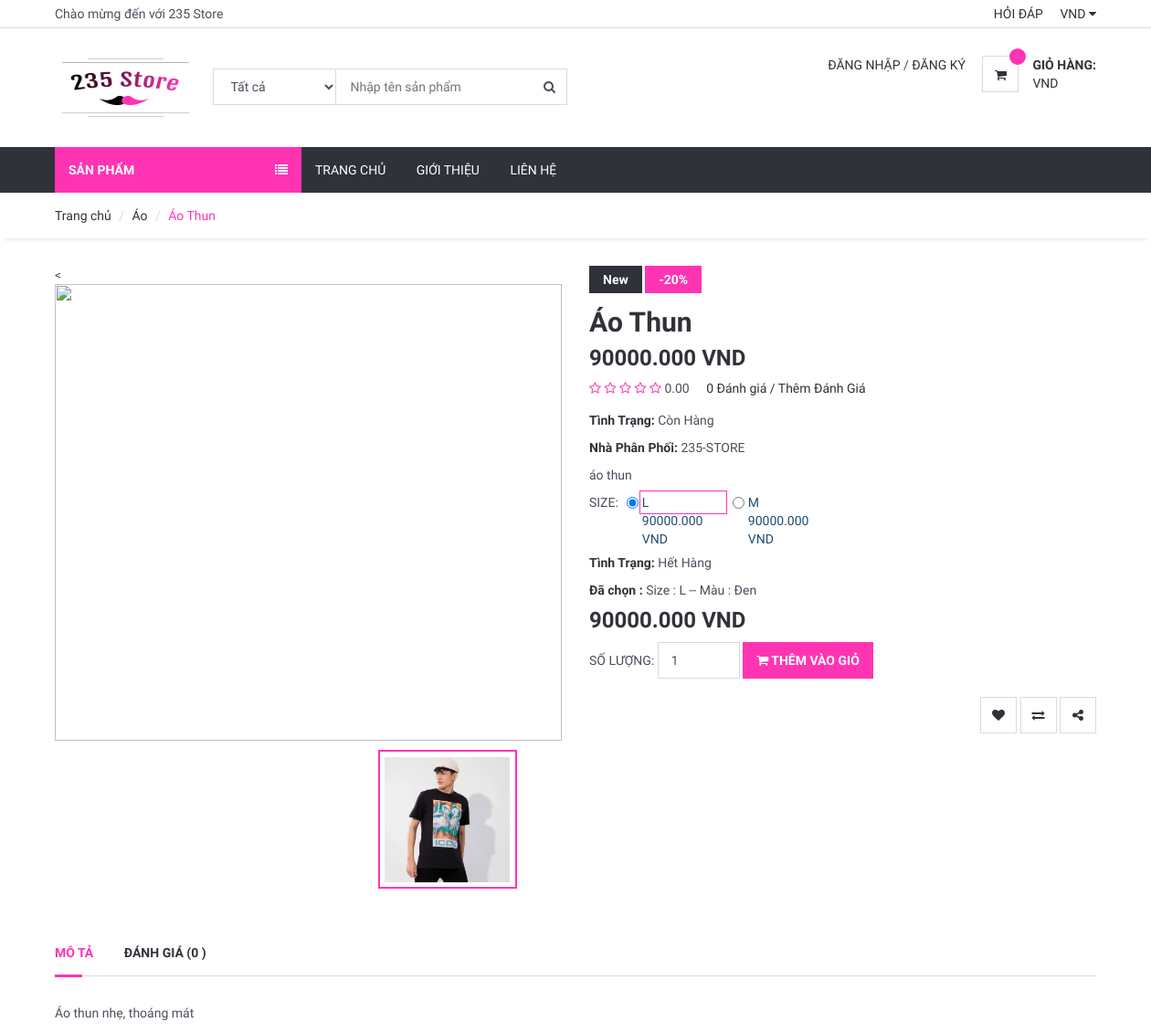
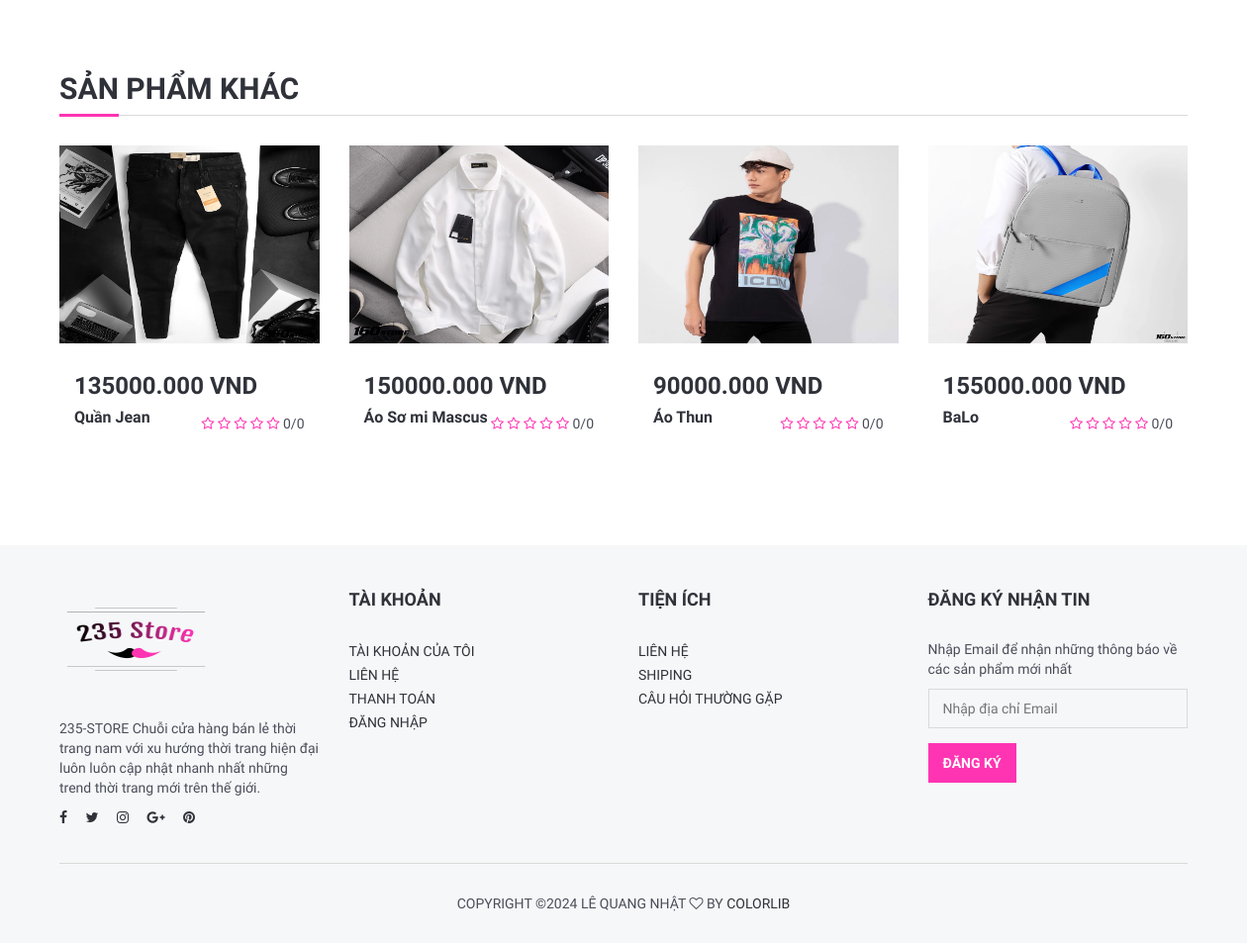
Page /product/1/ao-thun/ on the committed database (2 pictures, top to bottom).
### product/models.py (models this page shows, shortened)
class Product(models.Model):
    STATUS = (
        ('True', 'True'),
        ('False', 'False'),
    )
    VARIANTS = (
        ('None', 'None'),
        ('Size', 'Size'),
        ('Color', 'Color'),
        ('Size-Color', 'Size-Color'),
    )
    category = models.ForeignKey(Category, on_delete=models.CASCADE) #many to one relation with Category
    title = models.CharField(max_length=150)
    keywords = models.CharField(max_length=255)
    description = models.TextField(max_length=255)
    image=models.ImageField(upload_to='images/',null=False)
    price = models.DecimalField(max_digits=12, decimal_places=3,default=0)
    amount=models.IntegerField(default=0)
    minamount=models.IntegerField(default=3)
    variant=models.CharField(max_length=10,choices=VARIANTS, default='None')
    detail=RichTextUploadingField()
    slug = models.SlugField(null=False, unique=True)
    status=models.CharField(max_length=10,choices=STATUS)
    create_at=models.DateTimeField(auto_now_add=True)
    update_at=models.DateTimeField(auto_now=True)
    def image_tag(self):
            return mark_safe('<img src="{}" height="50"/>'.format(self.image.url))
    image_tag.short_description='Image'
    def avaregereview(self):
        reviews = Comment.objects.filter(product=self, status='New').aggregate(avarage=Avg('rate'))
        avg = 0
        if reviews["avarage"] is not None:
            avg = float(reviews["avarage"])
        return avg
    def countreview(self):
        reviews = Comment.objects.filter(product=self, status='New').aggregate(count=Count('id'))
        cnt = 0
        if reviews["count"] is not None:
            cnt = int(reviews["count"])
        return cnt

class Category(MPTTModel):
    STATUS = (
        ('True', 'True'),
        ('False', 'False'),
    )
    parent = TreeForeignKey('self',blank=True, null=True ,related_name='children', on_delete=models.CASCADE)
    title = models.CharField(max_length=50)
    keywords = models.CharField(max_length=255)
    description = models.TextField(max_length=255)
    image=models.ImageField(blank=True,upload_to='images/')
    status=models.CharField(max_length=10, choices=STATUS)
    slug = models.SlugField(null=False, unique=True)
    create_at=models.DateTimeField(auto_now_add=True)
    update_at=models.DateTimeField(auto_now=True)
    class MPTTMeta:
        order_insertion_by = ['title']

class Variants(models.Model):
    title = models.CharField(max_length=100, blank=True,null=True)
    product = models.ForeignKey(Product, on_delete=models.CASCADE)
    color = models.ForeignKey(Color, on_delete=models.CASCADE,blank=True,null=True)
    size = models.ForeignKey(Size, on_delete=models.CASCADE,blank=True,null=True)
    image_id = models.IntegerField(blank=True,null=True,default=0)
    quantity = models.IntegerField(default=1)
    price = models.DecimalField(max_digits=12, decimal_places=2,default=0)
    def image(self):
        img = Images.objects.get(id=self.image_id)
        if img.id is not None:
             varimage=img.image.url
        else:
            varimage=""
        return varimage

class Size(models.Model):
    name = models.CharField(max_length=20)
    code = models.CharField(max_length=10, blank=True,null=True)
    def __str__(self):
        return self.name

class Color(models.Model):
    name = models.CharField(max_length=20)
    code = models.CharField(max_length=10, blank=True,null=True)
    def __str__(self):
        return self.name

### home/views.py (the view)
# urls.py: path('product/<int:id>/<slug:slug>/', views.product_detail, name='product_detail'),
def product_detail(request,id,slug):
    query = request.GET.get('q')
    category = Category.objects.all()
    product=Product.objects.get(pk=id)
    products_picked = Product.objects.all().order_by('?')[:4]
    images=Images.objects.filter(product_id=id)
    comments=Comment.objects.filter(product_id=id,status="New")
    context = {'product': product, 'category': category,
                'products_picked':products_picked,
                'images':images,
                'comments':comments
               }
    if product.variant != "None":  # Product have variants
        if request.method == 'POST':  # if we select color
            variant_id = request.POST.get('variantid')
            variant = Variants.objects.get(id=variant_id)  # selected product by click color radio
            colors = Variants.objects.filter(product_id=id, size_id=variant.size_id)
            sizes = Variants.objects.raw('SELECT * FROM  product_variants  WHERE product_id=%s GROUP BY size_id', [id])
            query += variant.title + ' Size:' + str(variant.size) + ' Color:' + str(variant.color)
        else:
            variants = Variants.objects.filter(product_id=id)
            colors = Variants.objects.filter(product_id=id, size_id=variants[0].size_id)
            sizes = Variants.objects.raw('SELECT * FROM  product_variants  WHERE product_id=%s GROUP BY size_id', [id])
            variant = Variants.objects.get(id=variants[0].id)
        context.update({'sizes': sizes, 'colors': colors,
                        'variant': variant, 'query': query
                        })
    return render(request,'product_detail.html',context)

### home/templates/product_detail.html (shortened to what this page needs)
{% extends 'homebase.html' %}
{% load static %}
{% block sidebar %} {% include 'sidebar.html' %} {% endblock %}
{% block body %}
	<div id="breadcrumb">
		<div class="container">
			<ul class="breadcrumb">
				<li><a href="#">Trang chủ</a></li>
				<li><a href="/category/{{product.category.id}}/{{product.category.slug}}">{{product.category.title}} </a></li>
				<li class="active">{{product.title}} </li>
			</ul>
		</div>
	</div>
	<div class="section">
		<div class="container">
			<div class="row">
				<div class="product product-details clearfix">
					<div class="col-md-6">
						<div id="product-main-view">
							<{% if variant.image_id > 0 %}
                                <div class="product-view">
                                    <img src="{{ variant.image }}" alt="" style="height: 500px">
                                </div>
                            {% else %}
                                <div class="product-view">
                                    <img src="{{ product.image.url }}" alt="" style="height: 500px">
                                </div>
                            {% endif %}
						</div>
						<div id="product-view">
							<div class="product-view">
								<img src="{{product.image.url}}" alt="" >
							</div>
						</div>
					</div>
					<div class="col-md-6">
						<div class="product-body">
							<div class="product-label">
								<span>New</span>
								<span class="sale">-20%</span>
							</div>
							<h2 class="product-name">{{product.title}}</h2>
							<h3 class="product-price">{{product.price|floatformat:3}} VND</h3>
							<div>
								<div class="product-rating">
                                    <i class="fa fa-star{% if product.avaregereview < 1%}-o empty{% endif%}" style="color:#FF34B3"></i>
                                    <i class="fa fa-star{% if product.avaregereview < 2%}-o empty{% endif%}" style="color:#FF34B3"></i>
                                    <i class="fa fa-star{% if product.avaregereview < 3%}-o empty{% endif%}" style="color:#FF34B3"></i>
                                    <i class="fa fa-star{% if product.avaregereview < 4%}-o empty{% endif%}" style="color:#FF34B3"></i>
                                    <i class="fa fa-star{% if product.avaregereview < 5%}-o empty{% endif%}" style="color:#FF34B3"></i>
                                    {{ product.avaregereview |stringformat:".2f"}}
                                </div>
                                <a href="#tab1"> {{ product.countreview}}  Đánh giá / Thêm Đánh Giá</a>
							</div>
							<p><strong>Tình Trạng:</strong> Còn Hàng</p>
							<p><strong>Nhà Phân Phối:</strong> 235-STORE</p>
							<p>{{product.description}}</p>
							<div class="product-btns">
                                <div class="size-option">
                                    {% if product.variant == 'Size-Color' %}
                                        <div class="product-options" >
                                            <div class="size-option">
                                                <form method="POST" id="post-form">
                                                    <input type="hidden" name="productid" id="productid" value="{{ product.id }}">
                                                    <span class="text-uppercase">Size :</span>
                                                    {% csrf_token %}
                                                    <select name="size" id="size">
                                                        {% for rs in sizes %}
                                                            <option {% if variant.size_id == rs.size_id %} selected {% endif %} value="{{ rs.size_id }}">{{ rs.size.name }}</option>
                                                        {% endfor %}
                                                    </select>
                                                </form>
                                            </div>
                                            <form method="post" action="?q=selectvariant" id="post-color">
                                                {% csrf_token %}
                                                <div id="appendHere">
                                                    <input type="hidden" name="size" id="size" value="{{ size_id }}">
                                                    <ul class="color-option" >
                                                        <li><span class="text-uppercase">Màu :</span></li>
                                                        {% for rs in colors %}
                                                            <input type="radio"  {% if variant.id == rs.id %} checked {% endif %} name="variantid" id="variantid" value="{{ rs.id }}" onchange="this.form.submit();">
                                                            <li  {% if variant.id == rs.id %} class="active" {% endif %}>
                                                                <a style="background-color:{{ rs.color.code }}; color: #D9D9D9; text-shadow: 1px 1px #000000; width: 90px">
                                                                    {{ rs.price|floatformat:3 }} VND - {{ rs.color }}
                                                                </a>
                                                                <img src="{{ rs.image }}" style="height: 70px">
                                                            </li>
                                                        {% endfor %}
                                                    </ul>
                                                </div>
                                            </form>
                                        </div>
                                    {% elif product.variant == 'Size' %}
                                        <form method="post" action="?q=selectvariant" id="post-color">
                                            <div id="appendHere">
                                                <ul class="color-option" >
                                                    <li><span class="text-uppercase">Size:</span></li>
                                                    {% for rs in sizes %}
                                                        <input type="radio"  {% if variant.id == rs.id %} checked {% endif %} name="variantid" id="variantid" value="{{ rs.id }}" onchange="this.form.submit();">
                                                        <li  {% if variant.id == rs.id %} class="active" {% endif %}>
                                                            <a style=" color: #204d74;  width: 90px">
                                                                {{ rs.size }}<br> {{ rs.price |floatformat:3}} VND
                                                            </a>
                                                        </li>
                                                    {% endfor %}
                                                </ul>
                                            </div>
                                        </form>
                                        <br><br>
                                    {% endif %}
                            {% if  product.variant != 'None'   %}
                                <form action="/order/addtoshopcart/{{ product.id }}" method="post"  id="addchart-form">
                                    <div id="SelectedProduct">
                                        <p><strong>Tình Trạng:</strong> {% if variant.quantity > 0  %} Còn Hàng {% else %} Hết Hàng {% endif %}</p>
                                        <p><strong>Đã chọn :</strong> Size : {{ variant.size }}  --  Màu : {{ variant.color }} </p>
                                        <h3 class="product-price">{{ variant.price|floatformat:3}} VND</h3>
                                        <div class="qty-input">
                                            <span class="text-uppercase">Số lượng: </span>
                                            <input class="input" name="quantity" type="number" value="1" min="1" max="{{ variant.quantity }}">
                                            <button type="submit" {% if variant.quantity < 1  %} disabled {% endif %} class="primary-btn add-to-cart">
                                                <i class="fa fa-shopping-cart"></i> Thêm Vào Giỏ
                                            </button>
                                        </div>
                                    </div>
                                </form>
                            {% endif %}
                        </div>
                        <br>
                        <div class="pull-right">
                            <button class="main-btn icon-btn"><i class="fa fa-heart"></i></button>
                            <button class="main-btn icon-btn"><i class="fa fa-exchange"></i></button>
                            <button class="main-btn icon-btn"><i class="fa fa-share-alt"></i></button>
                        </div>
							</div>
						</div>
					</div>
					<div class="col-md-12">
						<div class="product-tab">
							<ul class="tab-nav">
								<li class="active"><a data-toggle="tab" href="#tab1">Mô tả</a></li>
								<li><a data-toggle="tab" href="#tab2">Đánh giá ({{ product.countreview}} )</a></li>
							</ul>
							<div class="tab-content">
								<div id="tab1" class="tab-pane fade in active">
									<p>{{product.detail|safe}}</p>
								</div>
							</div>
						</div>
					</div>
				</div>
			</div>
		</div>
	</div>
	<div class="section">
		<div class="container">
			<div class="row">
				<div class="col-md-12">
					<div class="section-title">
						<h2 class="title">Sản Phẩm Khác</h2>
					</div>
				</div>
				{% for rs in products_picked %}
                <div class="col-md-3 col-sm-6 col-xs-6">
                    <div class="product product-single">
                        <div class="product-thumb">
                            <img src="{{ rs.image.url }}" alt="" style="height: 200px">
                        </div>
                        <div class="product-body">
                            <h3 class="product-price">{{ rs.price }} VND </h3>
                            <div class="product-rating">
                                <i class="fa fa-star{% if rs.avaregereview < 1%}-o empty{% endif%}" style="color:#FF34B3"></i>
                                <i class="fa fa-star{% if rs.avaregereview < 2%}-o empty{% endif%}" style="color:#FF34B3"></i>
                                <i class="fa fa-star{% if rs.avaregereview < 3%}-o empty{% endif%}" style="color:#FF34B3"></i>
                                <i class="fa fa-star{% if rs.avaregereview < 4%}-o empty{% endif%}" style="color:#FF34B3"></i>
                                <i class="fa fa-star{% if rs.avaregereview < 5%}-o empty{% endif%}" style="color:#FF34B3"></i>
                                {{ rs.avaregereview}}/{{ rs.countreview}}
                            </div>
                            <h2 class="product-name"><a href="#">{{ rs.title }}</a></h2>
                        </div>
                    </div>
                </div>
           		 {% endfor %}
			</div>
		</div>
	</div>
{% endblock %}

### rows in the picture
Product: category "Áo", title "Áo Thun", image (picture), price "90000.000", avaregereview "0.00", countreview "0", description "áo thun", detail "Áo thun nhẹ, thoáng mát", avaregereview "0"
Variants: variantid "☑", size "L", price "90000.000", color "Đen"
Variants: size "M", price "90000.000"
Product: image (picture), price "135000.000", avaregereview "0", countreview "0", title "Quần Jean"
Product: image (picture), price "150000.000", avaregereview "0", countreview "0", title "Áo Sơ mi Mascus"
Product: image (picture), price "155000.000", avaregereview "0", countreview "0", title "BaLo"
